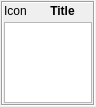
<?xml version="1.0" encoding="UTF-8"?>
<ui version="4.0">
 <class>ClientInfoDialogClass</class>
 <widget class="QDialog" name="ClientInfoDialogClass">
  <property name="geometry">
   <rect>
    <x>0</x>
    <y>0</y>
    <width>96</width>
    <height>107</height>
   </rect>
  </property>
  <property name="sizePolicy">
   <sizepolicy hsizetype="Expanding" vsizetype="Expanding">
    <horstretch>0</horstretch>
    <verstretch>0</verstretch>
   </sizepolicy>
  </property>
  <layout class="QVBoxLayout" name="vboxLayout">
   <property name="spacing">
    <number>1</number>
   </property>
   <property name="leftMargin">
    <number>1</number>
   </property>
   <property name="topMargin">
    <number>1</number>
   </property>
   <property name="rightMargin">
    <number>1</number>
   </property>
   <property name="bottomMargin">
    <number>1</number>
   </property>
   <item>
    <widget class="QFrame" name="frame">
     <property name="sizePolicy">
      <sizepolicy hsizetype="Expanding" vsizetype="Expanding">
       <horstretch>0</horstretch>
       <verstretch>0</verstretch>
      </sizepolicy>
     </property>
     <property name="frameShape">
      <enum>QFrame::Box</enum>
     </property>
     <property name="frameShadow">
      <enum>QFrame::Sunken</enum>
     </property>
     <layout class="QVBoxLayout" name="verticalLayout">
      <property name="spacing">
       <number>4</number>
      </property>
      <property name="leftMargin">
       <number>1</number>
      </property>
      <property name="topMargin">
       <number>1</number>
      </property>
      <property name="rightMargin">
       <number>1</number>
      </property>
      <property name="bottomMargin">
       <number>1</number>
      </property>
      <item>
       <layout class="QHBoxLayout" name="horizontalLayout">
        <item>
         <widget class="QLabel" name="lblIcon">
          <property name="sizePolicy">
           <sizepolicy hsizetype="Preferred" vsizetype="Fixed">
            <horstretch>0</horstretch>
            <verstretch>0</verstretch>
           </sizepolicy>
          </property>
          <property name="text">
           <string>Icon</string>
          </property>
         </widget>
        </item>
        <item>
         <widget class="QLabel" name="lblTitle">
          <property name="sizePolicy">
           <sizepolicy hsizetype="Expanding" vsizetype="Fixed">
            <horstretch>0</horstretch>
            <verstretch>0</verstretch>
           </sizepolicy>
          </property>
          <property name="font">
           <font>
            <weight>75</weight>
            <bold>true</bold>
           </font>
          </property>
          <property name="text">
           <string>Title</string>
          </property>
          <property name="alignment">
           <set>Qt::AlignCenter</set>
          </property>
         </widget>
        </item>
       </layout>
      </item>
      <item>
       <widget class="QTextEdit" name="tedText">
        <property name="sizePolicy">
         <sizepolicy hsizetype="Expanding" vsizetype="Expanding">
          <horstretch>0</horstretch>
          <verstretch>0</verstretch>
         </sizepolicy>
        </property>
        <property name="verticalScrollBarPolicy">
         <enum>Qt::ScrollBarAsNeeded</enum>
        </property>
        <property name="horizontalScrollBarPolicy">
         <enum>Qt::ScrollBarAlwaysOff</enum>
        </property>
        <property name="sizeAdjustPolicy">
         <enum>QAbstractScrollArea::AdjustIgnored</enum>
        </property>
        <property name="undoRedoEnabled">
         <bool>false</bool>
        </property>
        <property name="readOnly">
         <bool>true</bool>
        </property>
        <property name="html">
         <string>&lt;!DOCTYPE HTML PUBLIC &quot;-//W3C//DTD HTML 4.0//EN&quot; &quot;http://www.w3.org/TR/REC-html40/strict.dtd&quot;&gt;
&lt;html&gt;&lt;head&gt;&lt;meta name=&quot;qrichtext&quot; content=&quot;1&quot; /&gt;&lt;style type=&quot;text/css&quot;&gt;
p, li { white-space: pre-wrap; }
&lt;/style&gt;&lt;/head&gt;&lt;body style=&quot; font-family:'MS Shell Dlg 2'; font-size:8.25pt; font-weight:400; font-style:normal;&quot;&gt;
&lt;p style=&quot; margin-top:12px; margin-bottom:12px; margin-left:0px; margin-right:0px; -qt-block-indent:0; text-indent:0px;&quot;&gt;&lt;br /&gt;&lt;/p&gt;&lt;/body&gt;&lt;/html&gt;</string>
        </property>
        <property name="tabStopWidth">
         <number>80</number>
        </property>
        <property name="textInteractionFlags">
         <set>Qt::TextSelectableByMouse</set>
        </property>
       </widget>
      </item>
     </layout>
    </widget>
   </item>
  </layout>
 </widget>
 <layoutdefault spacing="6" margin="11"/>
 <resources/>
 <connections/>
</ui>
